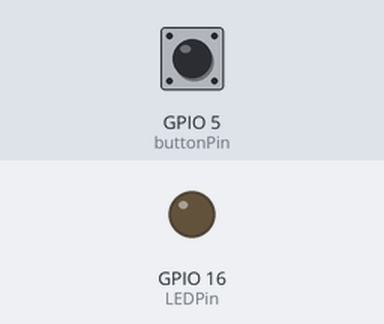
Bench run of a sketch on a simulated ESP8266 (NodeMCU). Shown: output pins drawn as LEDs (lit = HIGH). Dashed ring = blinking. The test bench sets the inputs (shaded band); at power-on: GPIO 5 (buttonPin) HIGH. WiFi joins after 1.5 s; servers stay silent unless stated; a WiFi scan finds three made-up networks; what the sketch prints to the serial monitor is not drawn.

Above: at 3.3 s.
3.4 s: GPIO 5 (buttonPin) pulled LOW for 3.2 s
At 5.12 s:
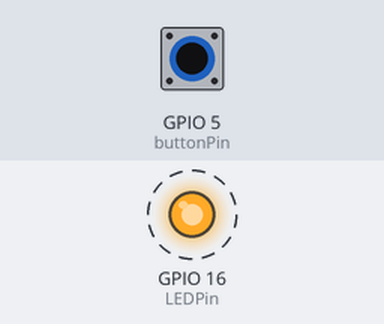
Timing chart, 0 to 7.3 s (numbered marks = the images above; inputs shaded):
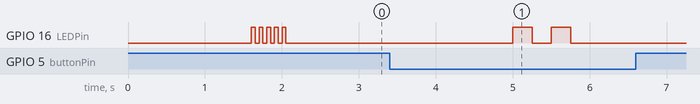

The sketch:

RSSI_Map.ino
```cpp
#include <ESP8266WiFi.h>

#define buttonPin 5
#define LEDPin 16

const int numberPoints = 10;
const int wifis = 16;
// Network information
char* ssid = "ISD_Mesh";
const char* password = "ISDworks!";

const char wifiName1[] = "eduroam";
const char wifiName2[] = "ISD_Mesh";

byte nullMac_byte[6] = {0, 0, 0, 0, 0, 0};
byte target_Mac[6] = {0xd4, 0xad, 0x71, 0x69, 0x60, 0x80};

// ThingSpeak settings
char server[] = "api.thingspeak.com";
String writeAPIKey = "92OSSWMAJMU81FMK";

// Constants
const unsigned long postingInterval = 5L * 1000L;

// Global variables
unsigned long lastConnectionTime = 0;
int measurementNumber = 0;
void setup() {
    Serial.begin(115200);
    pinMode(buttonPin,INPUT);
    pinMode(LEDPin, OUTPUT);
    delay(100);
    Serial.println("Started");
    connectWiFi();
    byte mac[6];
    WiFi.macAddress(mac);
    Serial.print("MAC: ");
    printMacAddress(mac);
    Serial.print("Wifi Mac: ");
    printMacAddress(WiFi.BSSID());
}

void loop(){
    float wifiStrength;
  // In each loop, make sure there is an Internet connection.
    if (WiFi.status() != WL_CONNECTED) {
        connectWiFi();
    }
    // if (digitalRead(buttonPin) == LOW){
    //     Serial.println(0);
    // }
    // else if (digitalRead(buttonPin) == HIGH) {
    //     Serial.println(1);
    // }
    // If a button press is detected, write the data to ThingSpeak.
    if (digitalRead(buttonPin) == LOW){
        if (millis() - lastConnectionTime > postingInterval) {
            blinkX(2,250); // Verify the button press.
            wifiStrength = getStrength(numberPoints);
            httpRequest(wifiStrength, measurementNumber);
            blinkX(measurementNumber,200);  // Verify that the httpRequest is complete.
            measurementNumber++;
        }

    }
}

void connectWiFi(){
    Serial.println();
    Serial.print("Connecting to ");
    Serial.println(ssid);
    WiFi.begin(ssid, password);
    while (WiFi.status() != WL_CONNECTED){
        Serial.print(".");
        // WiFi.begin(ssid, password);
        delay(500);
    }
    // Display a notification that the connection is successful.
    Serial.println("Connected");
    // byte bssid[6];
    // memcpy(bssid, WiFi.BSSID(0), sizeof(bssid));
    // Serial.print("bssid: ");
    // printMacAddress(bssid);
    blinkX(5,50);
}

void httpRequest(float field1Data, int field2Data) {
    WiFiClient client;
    if (!client.connect(server, 80)){

        Serial.println("Connection failed");
        lastConnectionTime = millis();
        client.stop();
        return;
    }
    else{
        // Create data string to send to ThingSpeak.
        String data = "field1=" + String(field1Data) + "&field2=" + String(field2Data); //shows how to include additional field data in http post

        // POST data to ThingSpeak.
        if (client.connect(server, 80)) {

            client.println("POST /update HTTP/1.1");
            client.println("Host: api.thingspeak.com");
            client.println("Connection: close");
            client.println("User-Agent: ESP32WiFi/1.1");
            client.println("X-THINGSPEAKAPIKEY: "+writeAPIKey);
            client.println("Content-Type: application/x-www-form-urlencoded");
            client.print("Content-Length: ");
            client.print(data.length());
            client.print("\n\n");
            client.print(data);

            Serial.println("RSSI = " + String(field1Data));
            lastConnectionTime = millis();
            delay(250);
        }
    }
    client.stop();
}

// Take measurements of the Wi-Fi strength and return the average result.
int getStrength(int points){
    long rssi = 0;
    long averageRSSI = 0;
    double mw = 0.0;

    for (int i=0 ; i < points; i ++){
        // rssi += WiFi.RSSI();
        long temp = listNetworks();
        if (temp == 0) {
          i --;
        }
        else {
          mw += dbm2Mw(temp);
        }

        // Serial.print("RSSI at this time: ");
        // Serial.println(rssi);
        delay(20);
    }
    averageRSSI = mw2Dbm(mw / points);
    Serial.print("average RSSI at this time: ");
    Serial.println(averageRSSI);
    return averageRSSI;
}

// Make the LED blink a variable number of times with a variable delay.
void blinkX(int numTimes, int delayTime){
    for (int g = 0; g < numTimes; g ++){
        // Turn the LED on and wait.
        digitalWrite(LEDPin, HIGH);
        delay(delayTime);
        // Turn the LED off and wait.
        digitalWrite(LEDPin, LOW);
        delay(delayTime);
    }
}

void printMacAddress(byte mac[]) {
  for (int i = 0; i < 6; i ++) {
    if (mac[i] < 16) {
      Serial.print("0");
    }
    Serial.print(mac[i], HEX);
    if (i < 5) {
      Serial.print(":");
    }
  }
  Serial.println();
}

// int wifiCounter = 0;
long listNetworks(){
//   wifiCounter = 0;
  Serial.println("\nscan start");
  // WiFi.scanNetworks will return the number of networks found
  int n = WiFi.scanNetworks();
  Serial.println("scan done");
  if (n == 0) {
    Serial.println("no networks found");
  } else {
    Serial.print(n);
    Serial.println(" networks found");
    for (int i = 0; i < n; ++i) {
        byte bssid[6];
        memcpy(bssid, WiFi.BSSID(i), sizeof(bssid));
        if (macCompare(bssid, target_Mac)){
            long RSSI = WiFi.RSSI(i);
            Serial.print("RSSI: ");
            Serial.print(RSSI);
            Serial.print("\tMac: ");
            printMacAddress(bssid);
            // return WiFi.RSSI(i);
            return RSSI;
      }

      // Print SSID and RSSI for each network found
    //   Serial.print(i + 1);
    //   Serial.print(": ");
    // //   String SSID = WiFi.SSID(i);
    // //   Serial.print(SSID);
    //   Serial.print(" (");
    //   long RSSI = WiFi.RSSI(i);
    //   Serial.print(RSSI);
    //   Serial.print(")");
    //   Serial.print("\tBSSID: ");
    //   byte bssid[6];
    //   memcpy(bssid, WiFi.BSSID(i), sizeof(bssid));
    //   printMacAddress(bssid);

      // Serial.println((WiFi.encryptionType(i) == ENC_TYPE_NONE) ? " " : "*");
      // delay(10);

    //   char SSID2[SSID.length()+1];
    //   SSID.toCharArray(SSID2, SSID.length()+1);
    //   if (wifiCounter == wifis){
    //   }
    //   else if (strcmp(SSID2, wifiName1) == 0 || strcmp(SSID2, wifiName2) == 0){
    //     memcpy(data.BSSIDs[wifiCounter], bssid, sizeof(bssid));
    //     long temp = 0-RSSI;
    //     // Serial.print("temp is ");
    //     data.RSSIs[wifiCounter] = (byte)temp;
    //     wifiCounter ++;
    //     Serial.print("\t(-)");
    //   }
    //   Serial.println();
    }
    return 0;
  }
//   Serial.println("");
//   if (wifiCounter != wifis){
//     for (int i = wifiCounter; i < wifis; i ++){
//       memcpy(data.BSSIDs[i], nullMac_byte, sizeof(nullMac_byte));
//       data.RSSIs[i] = 0;
//     }
//   }
//   return;
}

bool macCompare(byte *mac1, byte *mac2){
    boolean flag = true;
    for(int i = 0; i < 6; i ++) {
        if (mac1[i] != mac2[i]) {
            flag = false;
            break;
        }
    }
    return flag;
}

double dbm2Mw( double dbm )
{
  double mW;
  mW = dbm/10;
  mW = pow( 10.0, mW );
  return mW;
}

double mw2Dbm( double mW )
{
  double dbm;
  dbm = 10*log10(mW);
  return dbm;
}
```

Measured:
- after the input at 3.4 s, GPIO 16 (LEDPin): alternates HIGH for 0.25 s and LOW for 0.25 s, 4 changes in all, then stays LOW, starting after 1.6 s
